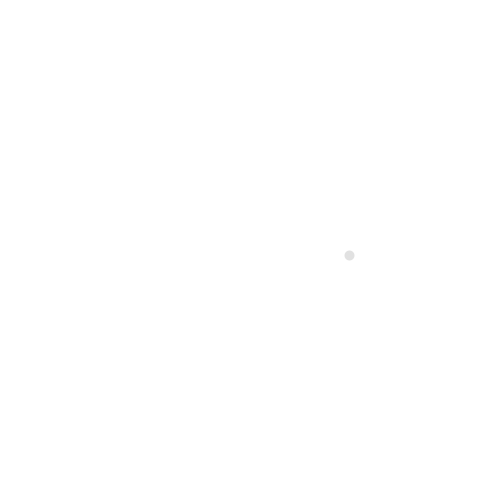
Frame 1 (no input)
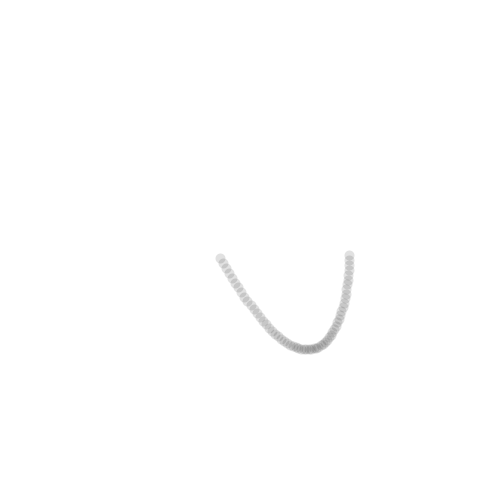
Frame 60 (the mouse pressed at the canvas centre just before this capture)
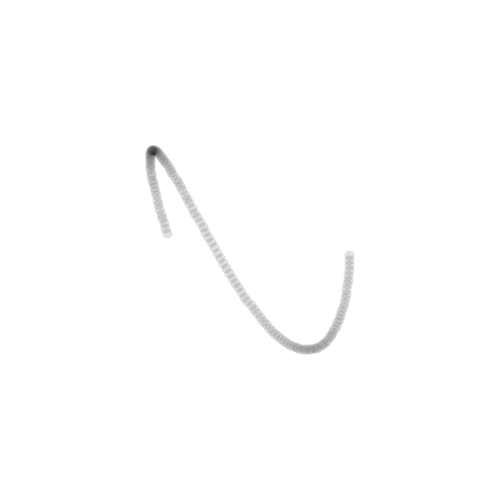
Frame 120 (the mouse held since frame 60 and released just before this capture)

The Processing sketch that drew these frames (run headless with seeded random() and noise(); from frame 60 on, the mouse is pressed at the canvas centre):

// Processing sketch: e03_falowanie_okrag_magia
// ── e03_falowanie_okrag_magia.pde
void setup() {
  size(500, 500);
  strokeWeight(10);
  background(255);
  stroke(0, 30);  
}

void draw() {
  point(250+100*cos(frameCount*0.03121), 250+100*sin(frameCount*0.051));
}
